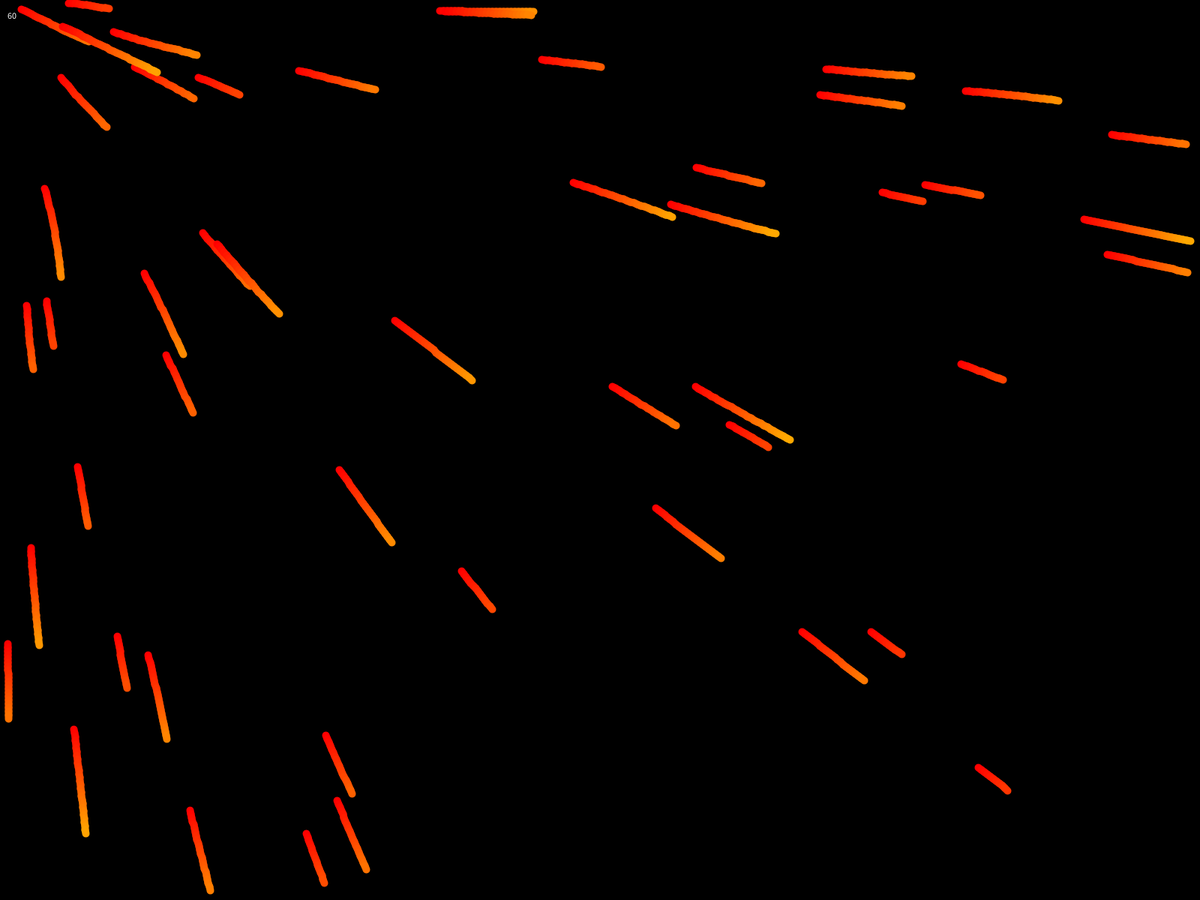
Frame 1 (no input)
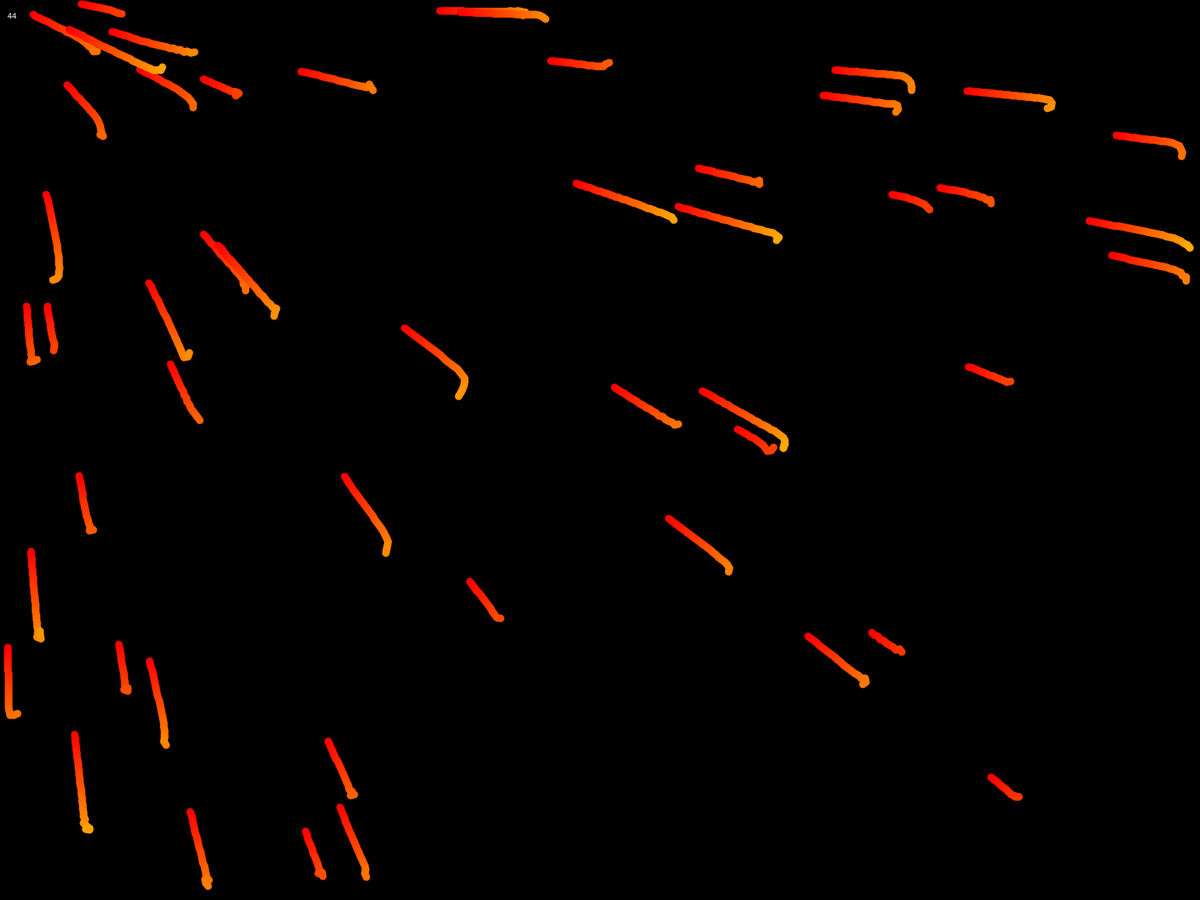
Frame 60 (the mouse pressed at the canvas centre just before this capture)
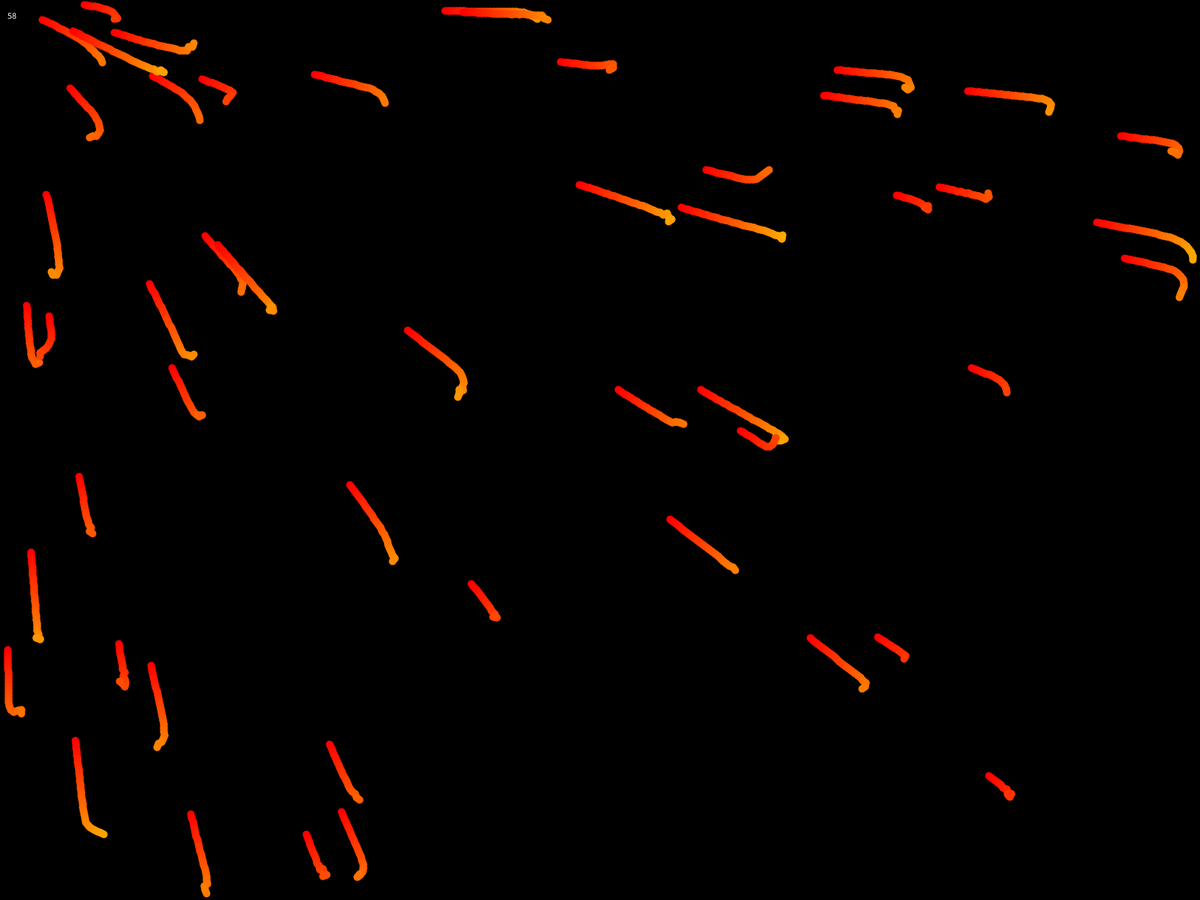
Frame 120 (the mouse held since frame 60 and released just before this capture)

The Processing sketch that drew these frames (run headless with seeded random() and noise(); from frame 60 on, the mouse is pressed at the canvas centre):

// Processing sketch: InverseKinematics
// ── InverseKinematics.pde
import java.util.List;

List<KinematicsBody> bodies;
KinematicsBody body;

void settings() {
	fullScreen();
}

PVector nextPosition = new PVector();
PVector lastPosition = new PVector();

void setup() {
	surface.setLocation(0, 0);
	background(0, 0, 0);
	colorMode(HSB);
	bodies = GenerateNKinematicsWorms(50);
}

void draw() {
	background(0, 0, 0);
	for (KinematicsBody b : bodies) {
		lastPosition.set(b.getHeadPosition().copy());
		nextPosition.set(lastPosition.x + random(-2, 2), lastPosition.y + random(-2, 2));
		b.draw();
		b.update(nextPosition);
	}
	text(String.valueOf((int)(frameRate)), 10, 25);
}

// ── KinematicsBody.pde
class KinematicsBody {
	KinematicsPart[] parts;
	PVector tiedToPoint = null;
	boolean shouldDrawJoints;

	KinematicsBody(float bodyLength, float partLength, boolean shouldDrawJoints_) {
		int length = (int)(bodyLength / partLength);
		parts = new KinematicsPart[length];
		shouldDrawJoints = shouldDrawJoints_;
		setup(partLength);
	}

	KinematicsBody(PVector tiedToPoint_, float bodyLength, float partLength, boolean shouldDrawJoints_) {
		this(bodyLength, partLength, shouldDrawJoints_);
		if (tiedToPoint_ != null) {
			tiedToPoint = tiedToPoint_.copy();
		}
	}

	PVector getHeadPosition() {
		if (this.parts == null || this.parts.length == 0) {
			return null;
		}
		PVector pos = this.parts[this.parts.length - 1].endPoint;
		return pos.copy();
	}

	void setWidthPropotionalToIndex() {
		for (int i = 0; i < parts.length; ++i) {
			parts[i].pWidth = i/5;
		}
	}

	void setWidth(float w) {
		for (int i = 0; i < parts.length; ++i) {
			parts[i].pWidth = w;
		}
	}

	void setup(float partLength) {
		PVector point_ = new PVector();
		for (int i = 0; i < parts.length; ++i) {
			parts[i] = new KinematicsPart(
				point_,
				shouldDrawJoints,
				partLength,
				1
			);
			parts[i].pColor = color((float)i%255, 255 , 255);
			point_ = parts[i].endPoint;
		}
	}

	void setColor(color bColor_) {
		for (KinematicsPart p : parts) {
			p.pColor = bColor_;
		}
	}

	void makeEndPointToApproach(PVector point_) {
		if (parts == null || parts.length == 0) { return; }
		int lastPartIndex = parts.length - 1;
		parts[lastPartIndex].makeEndPointToApproach(point_);
		for(int i = lastPartIndex-1; i>=0; i--) {
			parts[i].makeEndPointToApproach(parts[i+1].startPoint);
		}
	}

	void makeStartPointToApproach(PVector point_) {
		if (parts == null || parts.length == 0) { return; }
		parts[0].makeStartPointToApproach(point_);
		for(int i = 1; i<parts.length; i++) {
			parts[i].makeStartPointToApproach(parts[i-1].endPoint);
		}
	}

	void update(PVector position) {
		makeEndPointToApproach(position.copy());
		if (tiedToPoint != null) {
			makeStartPointToApproach(tiedToPoint);
		}
	}

	void draw() {
		for (KinematicsPart p : parts) {
			p.draw();
		}
	}
}

KinematicsBody GenerateKinematicsString(PVector tiedToPoint, float length) {
	return new KinematicsBody(
		tiedToPoint,
		length,
		5,
		false
	);
}

KinematicsBody GenerateKinematicsPaintStroke(float length) {
	KinematicsBody body = new KinematicsBody(
		length,
		10,
		false
	);
	body.setWidthPropotionalToIndex();
	return body;
}

KinematicsBody GenerateKinematicsPaintStroke(float length, color bColor_) {
	KinematicsBody body = GenerateKinematicsPaintStroke(length);
	body.setColor(bColor_);
	return body;
}

KinematicsBody GenerateKinematicsWorm(float length) {
	KinematicsBody body = new KinematicsBody(
		length,
		5,
		false
	);
	body.setWidth(10);
	return body;
}

KinematicsBody GenerateKinematicsWorm(float length, color bColor_) {
	KinematicsBody body = GenerateKinematicsWorm(length);
	body.setColor(bColor_);
	return body;
}

List<KinematicsBody> GenerateKinematicsBodiesOnCircle(
	PVector center,
	float radius,
	float numberOfBodies,
	int lengthOfBody,
	boolean shouldDrawJoints
) {
	List<KinematicsBody> bodies = new ArrayList();
	float d_angle = 360 / numberOfBodies;
	for (float angle_deg = 0; angle_deg <= 360; angle_deg+=d_angle) {
		PVector point = new PVector(
			cos(radians(angle_deg)),
			sin(radians(angle_deg))
		).mult(radius).add(center);
		bodies.add(
			GenerateKinematicsString(point, 200)
		);
	}
	return bodies;
}

List<KinematicsBody> GenerateNKinematicsWorms(int n) {
	List<KinematicsBody> bodies = new ArrayList();
	KinematicsBody body;
	PVector pos = new PVector();
	for (int i = 0; i < n; ++i) {
		pos.set(random(0, width), random(0, height));
		body = GenerateKinematicsWorm(random(50, 150));
		body.update(pos);
		bodies.add(body);
	}
	return bodies;
}
// ── KinematicsPart.pde
class KinematicsPart {
	PVector startPoint;
	PVector endPoint;
	float pLength;
	float pAngle_deg;
	float pWidth;
	color pColor;
	boolean shouldDrawEndPoints;

	KinematicsPart(
		PVector startPoint_,
		boolean shouldDrawEndPoints_,
		float pLength_,
		float pWidth_
	) {
		startPoint = startPoint_.copy();
		pAngle_deg = random(0, 360);
		shouldDrawEndPoints = shouldDrawEndPoints_;
		pLength = pLength_;
		pWidth = pWidth_;
		setup();
	}

	void setupColor() {
		pColor = color(255, 255, 255);
	}

	PVector getEndPointFromPoint(PVector point_) {
		return new PVector(
			cos(radians(pAngle_deg)),
			sin(radians(pAngle_deg))
		).mult(pLength).add(point_);
	}

	PVector getStartPointFromPoint(PVector point_) {
		return point_.copy().sub(
			new PVector(
				cos(radians(pAngle_deg)),
				sin(radians(pAngle_deg))
			).mult(pLength)
		);
	}

	void setPointsFromStartPoint(PVector startPoint_) {
		startPoint = startPoint_;
		endPoint = getEndPointFromPoint(startPoint_);
	}

	void setPointsFromEndPoint(PVector endPoint_) {
		endPoint = endPoint_;
		startPoint = getStartPointFromPoint(endPoint_);
	}

	void setup() {
		setupColor();
		setPointsFromStartPoint(startPoint);
	}

	float getAngleForEndPointPointingTo(PVector point_) {
		PVector dir = point_.copy().sub(startPoint);
		return degrees(dir.heading());
	}

	void setAngleForEndPointPointingTo(PVector point_) {
		pAngle_deg = getAngleForEndPointPointingTo(point_);
	}

	void setEndPointPointingToPoint(PVector point_) {
		setAngleForEndPointPointingTo(point_);
		setPointsFromStartPoint(startPoint);
	}

	void makeEndPointToApproach(PVector point_) {
		setEndPointPointingToPoint(point_);
		setPointsFromEndPoint(point_);
	}

	void swapEndPoints() {
		PVector temp = startPoint;
		startPoint = endPoint;
		endPoint = temp;
	}

	void makeStartPointToApproach(PVector point_) {
		swapEndPoints();
		makeEndPointToApproach(point_);
		swapEndPoints();
	}

	void update() {

	}

	void draw() {
		stroke(pColor);
		strokeWeight(pWidth);
		if (shouldDrawEndPoints) {
			fill(0, 255, 255);
			ellipse(startPoint.x, startPoint.y, 10, 10);
			fill(150, 255, 255);
			ellipse(endPoint.x, endPoint.y, 10, 10);
		}
		line(startPoint.x, startPoint.y, endPoint.x, endPoint.y);
	}
}
